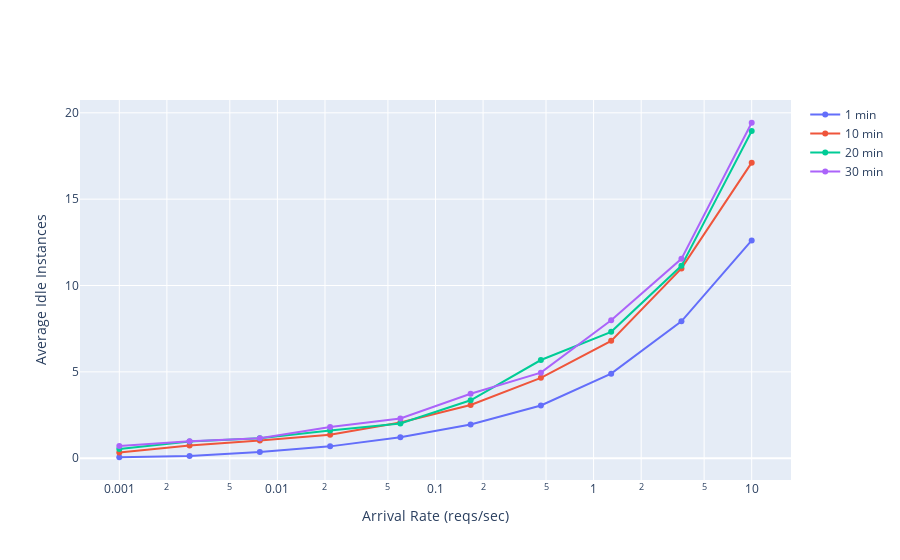

Notebook code cell kept with this figure:
### Code cell
plot_fig_for_col('inst_idle_count_avg', 'Average Idle Instances')

### Figure 1 — Plotly figure (JSON) as saved in the notebook; plotly's stock layout.template omitted (floating-point values rounded to 4 significant figures)
{"data": [{"mode": "markers+lines", "name": "1 min", "type": "scatter", "x": [0.001, 0.002783, 0.007743, 0.02154, 0.05995, 0.1668, 0.4642, 1.292, 3.594, 10], "y": [0.05535, 0.132, 0.3576, 0.6851, 1.208, 1.949, 3.055, 4.896, 7.923, 12.61]}, {"mode": "markers+lines", "name": "10 min", "type": "scatter", "x": [0.001, 0.002783, 0.007743, 0.02154, 0.05995, 0.1668, 0.4642, 1.292, 3.594, 10], "y": [0.3277, 0.7372, 1.019, 1.352, 2.067, 3.082, 4.654, 6.797, 10.99, 17.11]}, {"mode": "markers+lines", "name": "20 min", "type": "scatter", "x": [0.001, 0.002783, 0.007743, 0.02154, 0.05995, 0.1668, 0.4642, 1.292, 3.594, 10], "y": [0.5363, 0.9618, 1.15, 1.606, 2.015, 3.354, 5.686, 7.319, 11.14, 18.95]}, {"mode": "markers+lines", "name": "30 min", "type": "scatter", "x": [0.001, 0.002783, 0.007743, 0.02154, 0.05995, 0.1668, 0.4642, 1.292, 3.594, 10], "y": [0.7054, 0.9791, 1.151, 1.803, 2.297, 3.731, 4.954, 7.985, 11.54, 19.43]}], "layout": {"xaxis": {"title": {"text": "Arrival Rate (reqs/sec)"}, "type": "log"}, "yaxis": {"title": {"text": "Average Idle Instances"}}}}
